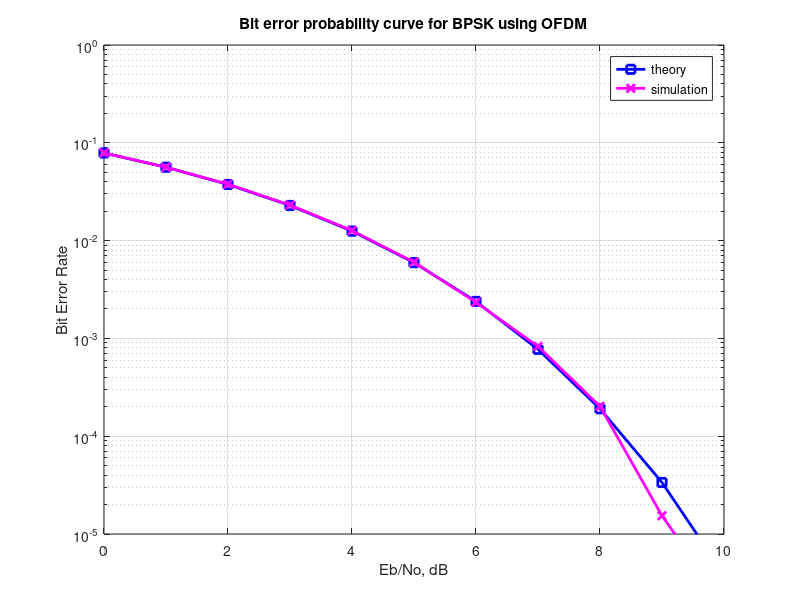

Here is the MATLAB script that generated this plot:
%%%%%%%%%%%%%%%%%%%%%%%%%%%%%%%%%%%%%%%%%%%%%%%%%%%%%%%%%%%%
% All rights reserved by Krishna Pillai, http://www.dsplog.com 
% The file may not be re-distributed without explicit authorization
% from Krishna Pillai.
% Checked for proper operation with Octave Version 3.0.0
% Author	: Krishna Pillai
% Email		: krishna@dsplog.com
% Version	: 1.0
% Date		: 05 June 2008
% %%%%%%%%%%%%%%%%%%%%%%%%%%%%%%%%%%%%%%%%%%%%%%%%%%%%%%%%%%

% Script for computing the Bit Error probability using OFDM modulation

clear all
nFFT = 64; % fft size
nDSC = 52; % number of data subcarriers
nBitPerSym = 52; % number of bits per OFDM symbol (same as the number of subcarriers for BPSK)
nSym = 10^4; % number of symbols

EbN0dB = [0:35]; % bit to noise ratio
EsN0dB = EbN0dB + 10*log10(nDSC/nFFT) + 10*log10(64/80); % converting to symbol to noise ratio

for ii = 1:length(EbN0dB)

   % Transmitter
   ipBit = rand(1,nBitPerSym*nSym) > 0.5; % random 1's and 0's
   ipMod = 2*ipBit-1; % BPSK modulation 0 --> -1, 1 --> +1
   ipMod = reshape(ipMod,nBitPerSym,nSym).'; % grouping into multiple symbolsa

   % Assigning modulated symbols to subcarriers from [-26 to -1, +1 to +26]
   xF = [zeros(nSym,6) ipMod(:,[1:nBitPerSym/2]) zeros(nSym,1) ipMod(:,[nBitPerSym/2+1:nBitPerSym]) zeros(nSym,5)] ;
   
   % Taking FFT, the term (nFFT/sqrt(nDSC)) is for normalizing the power of transmit symbol to 1 
   xt = (nFFT/sqrt(nDSC))*ifft(fftshift(xF.')).';

   % Appending cylic prefix
   xt = [xt(:,[49:64]) xt];

   % Concatenating multiple symbols to form a long vector
   xt = reshape(xt.',1,nSym*80);


   % Gaussian noise of unit variance, 0 mean
   nt = 1/sqrt(2)*[randn(1,nSym*80) + j*randn(1,nSym*80)];

   % Adding noise, the term sqrt(80/64) is to account for the wasted energy due to cyclic prefix
   yt = sqrt(80/64)*xt + 10^(-EsN0dB(ii)/20)*nt;

   % Receiver
   yt = reshape(yt.',80,nSym).'; % formatting the received vector into symbols
   yt = yt(:,[17:80]); % removing cyclic prefix

   % converting to frequency domain
   yF = (sqrt(nDSC)/nFFT)*fftshift(fft(yt.')).'; 
   yMod = yF(:,[6+[1:nBitPerSym/2] 7+[nBitPerSym/2+1:nBitPerSym] ]); 

   % BPSK demodulation
   % +ve value --> 1, -ve value --> -1
   ipModHat = 2*floor(real(yMod/2)) + 1;
   ipModHat(find(ipModHat>1)) = +1;
   ipModHat(find(ipModHat<-1)) = -1;

   % converting modulated values into bits
   ipBitHat = (ipModHat+1)/2;
   ipBitHat = reshape(ipBitHat.',nBitPerSym*nSym,1).';

   % counting the errors
   nErr(ii) = size(find(ipBitHat - ipBit),2);

end

simBer = nErr/(nSym*nBitPerSym);
theoryBer = (1/2)*erfc(sqrt(10.^(EbN0dB/10)));

close all; figure
semilogy(EbN0dB,theoryBer,'bs-','LineWidth',2);
hold on
semilogy(EbN0dB,simBer,'mx-','LineWidth',2);
axis([0 10 10^-5 1])
grid on
legend('theory', 'simulation');
xlabel('Eb/No, dB')
ylabel('Bit Error Rate')
title('Bit error probability curve for BPSK using OFDM')